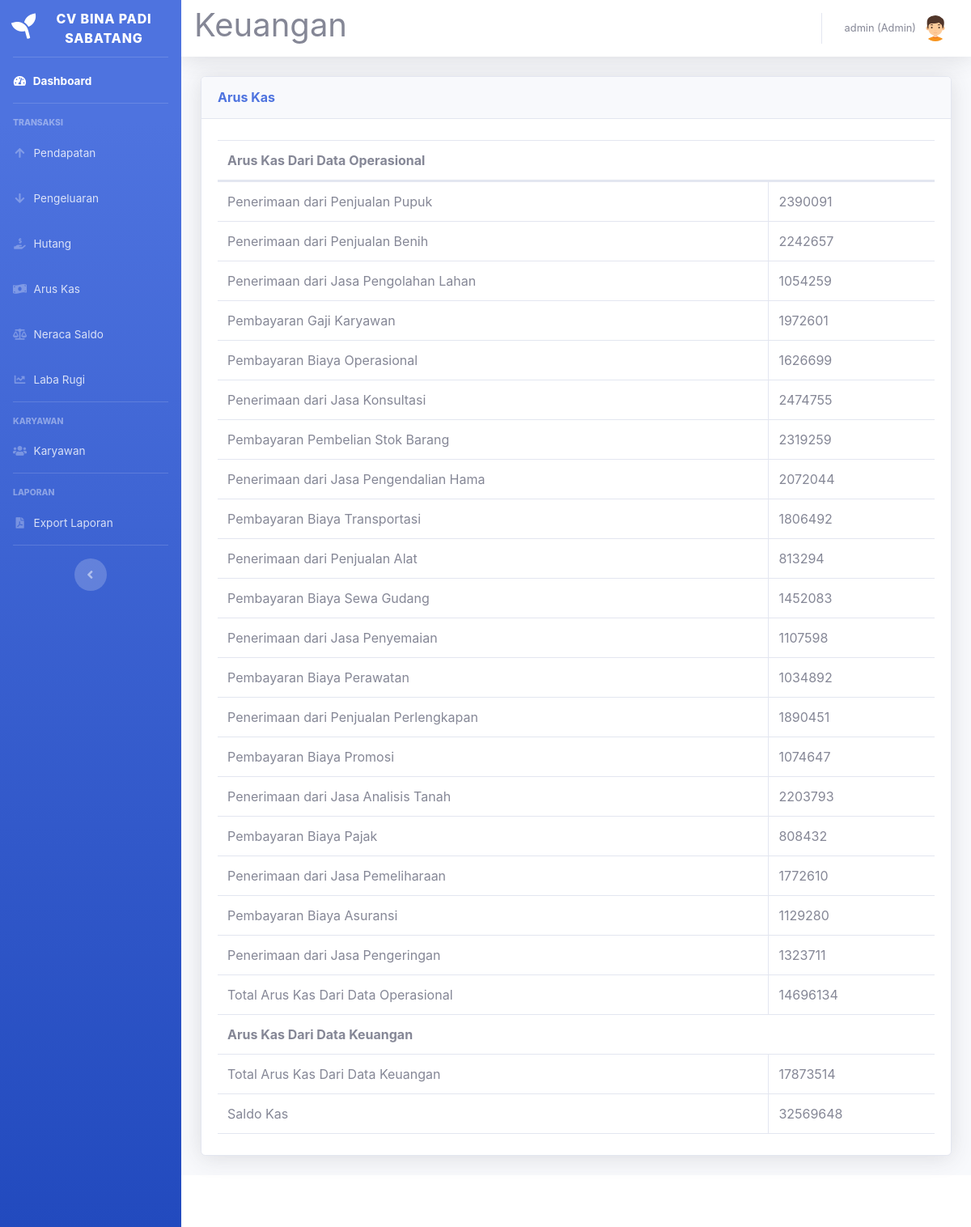
Screenshot of /arus-kas-lihat.php (signed in) with the database file from the repository.
### tables this page shows
CREATE TABLE `arus_kas` (
  `id_arus_kas` int(11) NOT NULL,
  `tanggal` date DEFAULT NULL,
  `sumber` varchar(150) DEFAULT NULL,
  `jumlah` int(30) DEFAULT NULL,
  `kas_awal` bigint(20) DEFAULT 0,
  `status` int(5) DEFAULT NULL,
  `id_user` int(5) DEFAULT NULL
);

### arus-kas-lihat.php (the view, shortened to what this page needs)
<!DOCTYPE html>
<html lang="en">
<head>
    <link href="vendor/fontawesome-free/css/all.min.css" rel="stylesheet" type="text/css">
    <link href="css/sb-admin-2.min.css" rel="stylesheet">
    <link href="vendor/datatables/dataTables.bootstrap4.min.css" rel="stylesheet">
</head>
<body id="page-top">
    <?php
    require 'sidebar.php'; ?>
    <div id="content">
        <?php require 'navbar.php'; ?>
        <div class="container-fluid">
            <div class="card shadow mb-4">
                <div class="card-header py-3">
                    <h6 class="m-0 font-weight-bold text-primary">Arus Kas</h6>
                </div>
                <div class="card-body">
                    <div class="table-responsive">
                        <table class="table table-bordered" id="dataTable" width="100%" cellspacing="0">
                            <thead>
                                <tr>
                                    <th colspan="2">Arus Kas Dari Data Operasional</th>
                                </tr>
                            </thead>
                            <tbody>
                                <?php
                                include('koneksi.php');
                                $sql = "SELECT sumber, jumlah, status FROM arus_kas WHERE status IN (1, 2)";
                                $result = $koneksi->query($sql);
                                $total_arus_kas_operasional = 0;
                                $total_arus_kas_keuangan = 0;
                                $total_arus_kas_semua = 0;
                                if ($result->num_rows > 0) {
                                    while ($row = $result->fetch_assoc()) {
                                        echo "<tr>
                                            <td>" . $row['sumber'] . "</td>
                                            <td>" . $row['jumlah'] . "</td>
                                        </tr>";
                                        if ($row['status'] == 1) {
                                            $total_arus_kas_operasional += $row['jumlah'];
                                        } elseif ($row['status'] == 2) {
                                            $total_arus_kas_keuangan += $row['jumlah'];
                                        }
                                        $total_arus_kas_semua += $row['jumlah'];
                                    }
                                } else {
                                    echo "<tr><td colspan='2'>Tidak ada data dengan status operasional atau keuangan</td></tr>";
                                }
                                ?>
                            </tbody>
                            <tr>
                                <td>Total Arus Kas Dari Data Operasional</td>
                                <td><?php echo $total_arus_kas_operasional; ?></td>
                            </tr>
                            <tbody>
                                <tr>
                                    <th colspan="2">Arus Kas Dari Data Keuangan</th>
                                </tr>
                                <tr>
                                    <td>Total Arus Kas Dari Data Keuangan</td>
                                    <td><?php echo $total_arus_kas_keuangan; ?></td>
                                </tr>
                            </tbody>
                            <tfoot>
                                <tr>
                                    <td>Saldo Kas</td>
                                    <td><?php echo $total_arus_kas_semua; ?></td>
                                </tr>
                            </tfoot>
                        </table>
                    </div>
                </div>
            </div>
        </div>
    </div>
    <?php require 'footer.php' ?>
    </div>
    </div>
</body>
</html>

### rows the page displays
arus_kas: sumber "Penerimaan dari Penjualan Pupuk", jumlah "2390091"
arus_kas: sumber "Penerimaan dari Penjualan Benih", jumlah "2242657"
arus_kas: sumber "Penerimaan dari Jasa Pengolahan Lahan", jumlah "1054259"
arus_kas: sumber "Pembayaran Gaji Karyawan", jumlah "1972601"
arus_kas: sumber "Pembayaran Biaya Operasional", jumlah "1626699"
arus_kas: sumber "Penerimaan dari Jasa Konsultasi", jumlah "2474755"
arus_kas: sumber "Pembayaran Pembelian Stok Barang", jumlah "2319259"
arus_kas: sumber "Penerimaan dari Jasa Pengendalian Hama", jumlah "2072044"
arus_kas: sumber "Pembayaran Biaya Transportasi", jumlah "1806492"
arus_kas: sumber "Penerimaan dari Penjualan Alat", jumlah "813294"
arus_kas: sumber "Pembayaran Biaya Sewa Gudang", jumlah "1452083"
arus_kas: sumber "Penerimaan dari Jasa Penyemaian", jumlah "1107598"
arus_kas: sumber "Pembayaran Biaya Perawatan", jumlah "1034892"
arus_kas: sumber "Penerimaan dari Penjualan Perlengkapan", jumlah "1890451"
arus_kas: sumber "Pembayaran Biaya Promosi", jumlah "1074647"
arus_kas: sumber "Penerimaan dari Jasa Analisis Tanah", jumlah "2203793"
arus_kas: sumber "Pembayaran Biaya Pajak", jumlah "808432"
arus_kas: sumber "Penerimaan dari Jasa Pemeliharaan", jumlah "1772610"
arus_kas: sumber "Pembayaran Biaya Asuransi", jumlah "1129280"
arus_kas: sumber "Penerimaan dari Jasa Pengeringan", jumlah "1323711"

### other values shown
$_SESSION['nama'] "admin"
$_SESSION['level'] "Admin"
$total_arus_kas_operasional "14696134"
$total_arus_kas_keuangan "17873514"
$total_arus_kas_semua "32569648"
